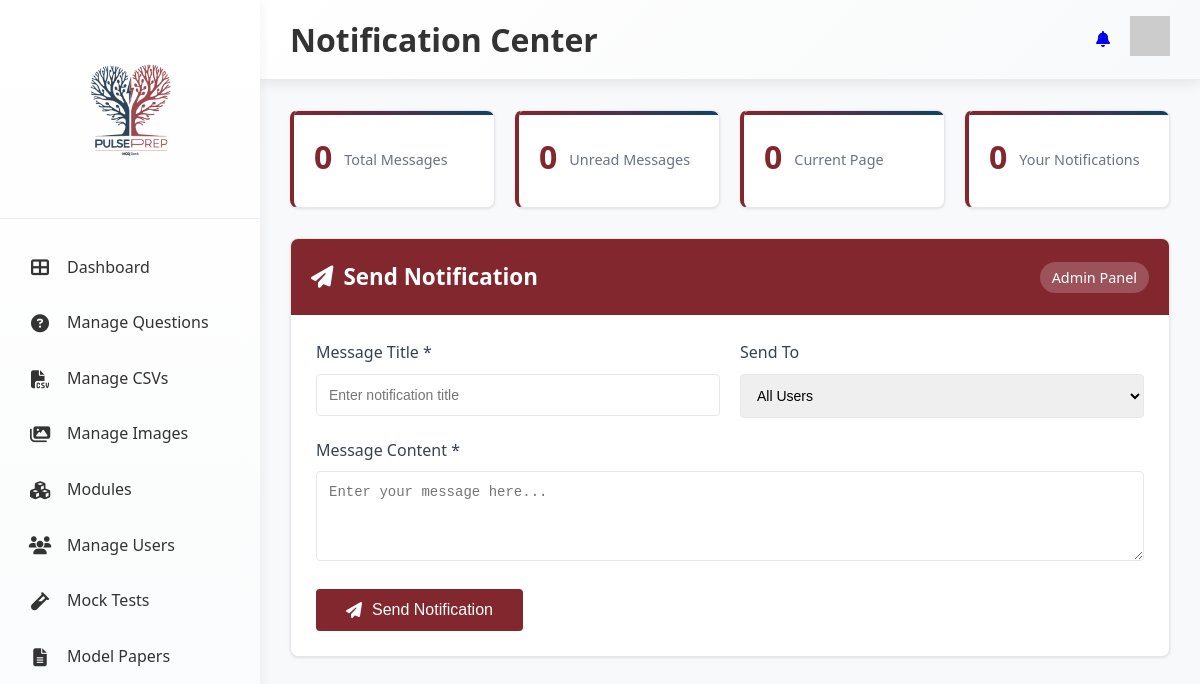
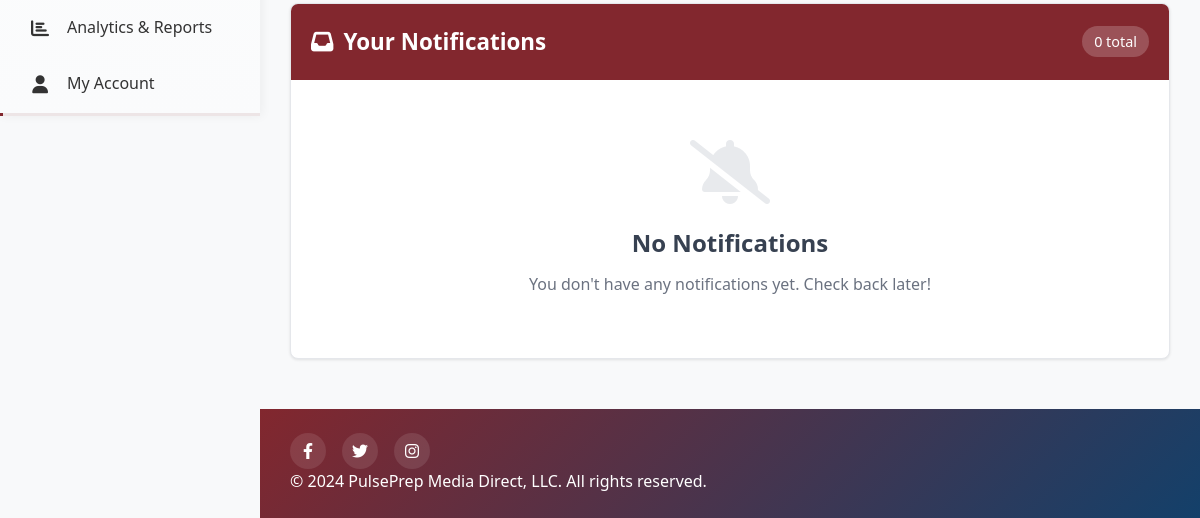
The page /notification/ (signed in) on the database as committed earlier (2 pictures, top to bottom).
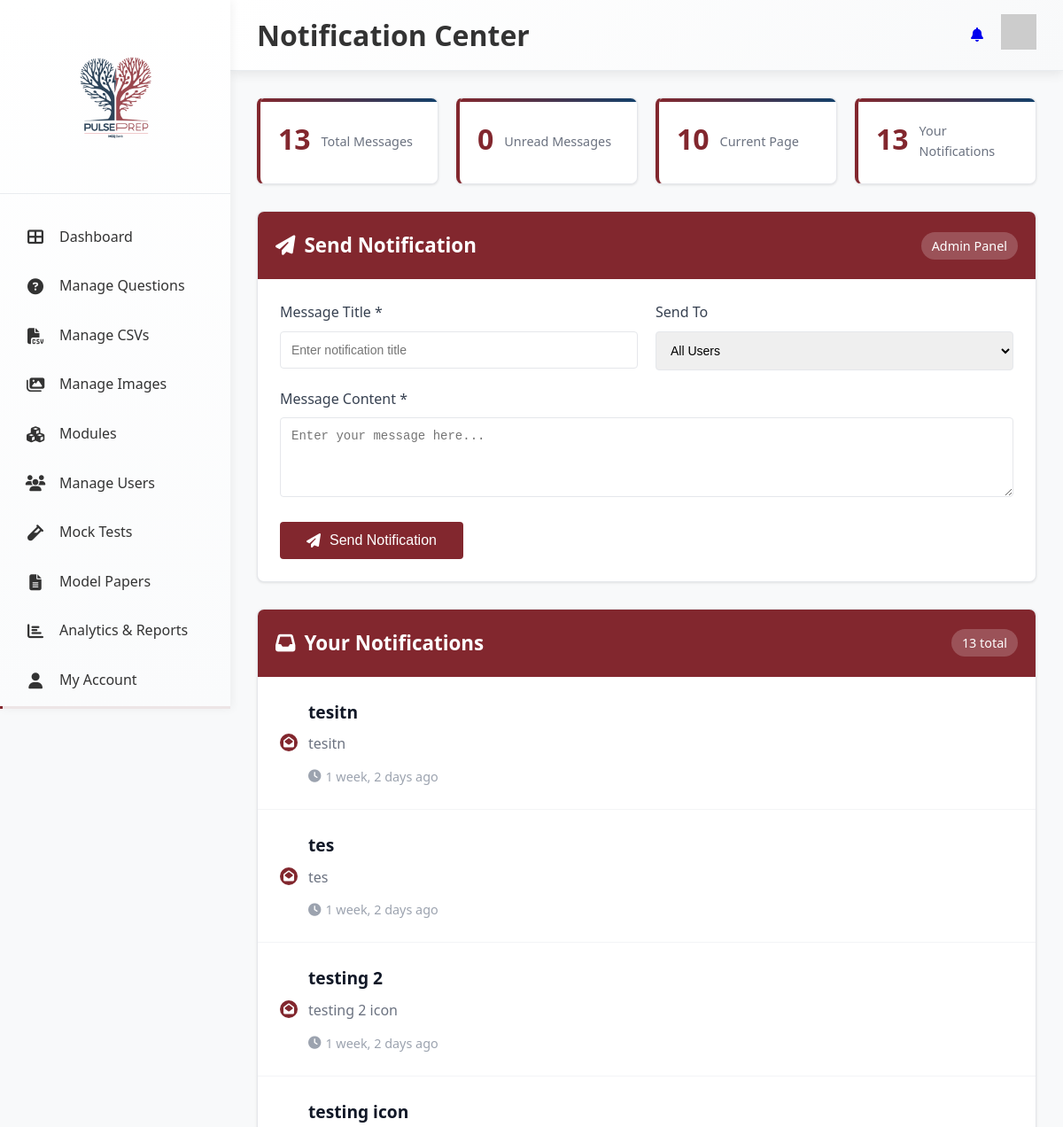
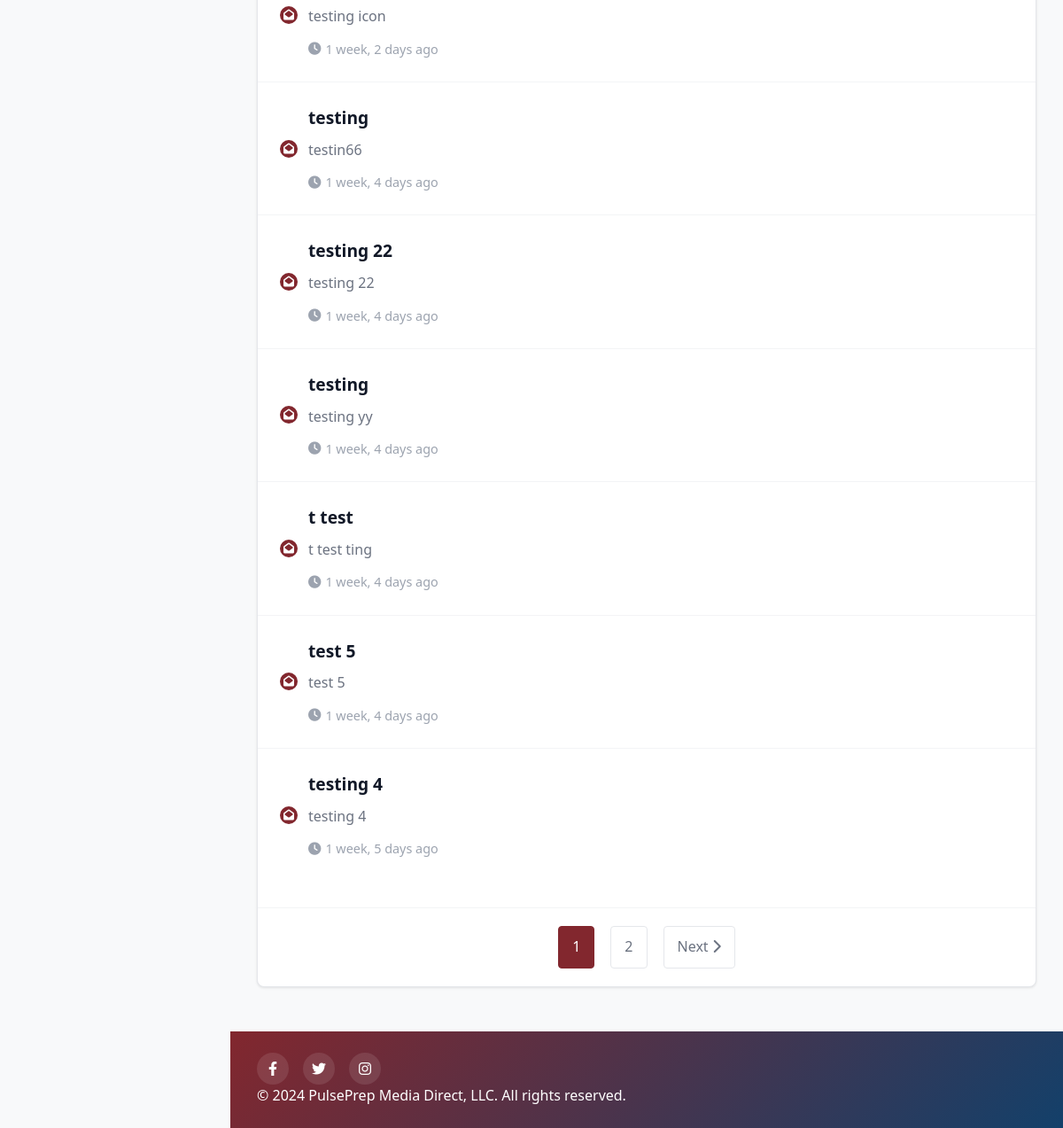
The same page on the database as committed later (2 pictures, top to bottom).
### notifications/models.py (models this page shows, shortened)
class NotificationMessage(models.Model):
    title = models.CharField(max_length=200)
    content = models.TextField()
    created_at = models.DateTimeField(auto_now_add=True)
    is_read = models.BooleanField(default=False)
    recipient = models.ForeignKey(
        settings.AUTH_USER_MODEL,
        on_delete=models.CASCADE,
        null=True,
        blank=True,
        related_name='user_notifications'
    )
    class Meta:
        ordering = ['-created_at']
        db_table = 'notifications_message'
        verbose_name = 'Notification Message'
        verbose_name_plural = 'Notification Messages'

### notifications/views.py (the view, shortened to what this page needs)
# urls.py: path('', views.notification_center, name='notification_center'),
@login_required
def notification_center(request):
    try:
        notifications_qs = NotificationMessage.objects.filter(
            Q(recipient=request.user) | Q(recipient__isnull=True)
        ).order_by('-created_at')
        paginator = Paginator(notifications_qs, 10)
        page_number = request.GET.get('page')
        user_notifications = paginator.get_page(page_number)
        total_count = notifications_qs.count()
        unread_count = notifications_qs.filter(is_read=False).count()
    except Exception as e:
        user_notifications = []
        total_count = 0
        unread_count = 0
    context = {
        'notifications': user_notifications,
        'total_count': total_count,
        'unread_count': unread_count,
    }
    return render(request, 'notifications/notification_center.html', context)

### notifications/context_processors.py (called while the page is built)
def notification_context(request):
    if request.user.is_authenticated:
        try:
            unread_count = NotificationMessage.objects.filter(
                Q(recipient=request.user) | Q(recipient__isnull=True),
                is_read=False
            ).count()
            return {
                'unread_count': unread_count,
            }
        except Exception:
            return {'unread_count': 0}
    return {'unread_count': 0}

### user_management/context_processors.py (called while the page is built, shortened)
def admin_navigation_stats(request):
    User = get_user_model()
    if not request.user.is_authenticated:
        return {}
    return {}

### templates/notifications/notification_center.html (shortened to what the changed rows need)
{% load static %}
<!DOCTYPE html>
<html lang="en">
<head>
    <link rel="stylesheet" href="{% static 'css/DAstyles.css' %}" />
    <link rel="stylesheet" href="{% static 'css/MQstyles.css' %}" />
    <link rel="stylesheet" href="https://cdnjs.cloudflare.com/ajax/libs/font-awesome/6.4.0/css/all.min.css" />
</head>
<body>
    <div class="container">
        <main class="main-content">
            <header class="header">
                <h1>Notification Center</h1>
            </header>
            <div class="dashboard-content">
                <div class="question-management-container">
                    <div class="notification-stats">
                        <div class="stat-card">
                            <h3>{{ total_count }}</h3>
                            <p>Total Messages</p>
                        </div>
                        <div class="stat-card">
                            <h3>{% if notifications %}{{ notifications|length }}{% else %}0{% endif %}</h3>
                            <p>Current Page</p>
                        </div>
                        <div class="stat-card">
                            <h3>{% if notifications %}{{ notifications.paginator.count }}{% else %}0{% endif %}</h3>
                            <p>Your Notifications</p>
                        </div>
                    </div>
                    {% if user.is_admin or user.is_superuser %}
                    <div class="notifications-container" style="margin-bottom: 30px;">
                        <div class="notifications-header">
                            <h2><i class="fas fa-paper-plane"></i> Send Notification</h2>
                        </div>
                    </div>
                    {% endif %}
                    <div class="notifications-container">
                        <div class="notifications-header">
                            <h2><i class="fas fa-inbox"></i> Your Notifications</h2>
                            <span class="notification-count">{{ total_count }} total</span>
                        </div>
                        <div class="notifications-list">
                            {% for notification in notifications %}
                            <div class="notification-item {% if not notification.is_read %}unread{% endif %}">
                                <div class="notification-content">
                                    <div class="notification-icon">
                                        {% if notification.is_read %}
                                        <i class="fas fa-envelope-open"></i>
                                        {% else %}
                                        <i class="fas fa-envelope"></i>
                                        {% endif %}
                                    </div>
                                    <div class="notification-body">
                                        <div class="notification-title">{{ notification.title }}</div>
                                        <div class="notification-message">{{ notification.content }}</div>
                                        <div class="notification-time">
                                            <i class="fas fa-clock"></i>
                                            {{ notification.created_at|timesince }} ago
                                        </div>
                                    </div>
                                </div>
                            </div>
                            {% empty %}
                            <div class="empty-state">
                                <i class="fas fa-bell-slash"></i>
                                <h3>No Notifications</h3>
                                <p>You don't have any notifications yet. Check back later!</p>
                            </div>
                            {% endfor %}
                        </div>
                        {% if notifications.has_other_pages %}
                        <div class="pagination">
                            {% for num in notifications.paginator.page_range %}
                            {% if notifications.number == num %}
                            <span class="current">{{ num }}</span>
                            {% elif num > notifications.number|add:'-3' and num < notifications.number|add:'3' %}
                            <a href="?page={{ num }}">{{ num }}</a>
                            {% endif %}
                            {% endfor %}
                            {% if notifications.has_next %}
                            <a href="?page={{ notifications.next_page_number }}">
                                Next <i class="fas fa-chevron-right"></i>
                            </a>
                            {% endif %}
                        </div>
                        {% endif %}
                    </div>
                </div>
            </div>
        </main>
    </div>
</body>
</html>

Rows that differ between the two databases and show on the page:
added NotificationMessage: is_read True (drawn), title "tesitn", content "tesitn", created_at "1 week, 2 days"
added NotificationMessage: is_read True (drawn), title "tes", content "tes", created_at "1 week, 2 days"
added NotificationMessage: is_read True (drawn), title "testing 2", content "testing 2 icon", created_at "1 week, 2 days"
added NotificationMessage: is_read True (drawn), title "testing icon", content "testing icon", created_at "1 week, 2 days"
added NotificationMessage: is_read True (drawn), title "testing", content "testin66", created_at "1 week, 4 days"
added NotificationMessage: is_read True (drawn), title "testing 22", content "testing 22", created_at "1 week, 4 days"
added NotificationMessage: is_read True (drawn), title "testing", content "testing yy", created_at "1 week, 4 days"
added NotificationMessage: is_read True (drawn), title "t test", content "t test ting", created_at "1 week, 4 days"
added NotificationMessage: is_read True (drawn), title "test 5", content "test 5", created_at "1 week, 4 days"
added NotificationMessage: is_read True (drawn), title "testing 4", content "testing 4", created_at "1 week, 5 days"
Other text that changed with them:
{{ total_count }}: "0" → "13"
{{ notifications|length }}: (not shown) → "10"
{{ notifications.paginator.count }}: (not shown) → "13"
new list line: "1"
new list line: "2"
text no longer shown: "0 0 No Notifications You don't have any notifications yet. Check back later!"
text now shown: "Next"
